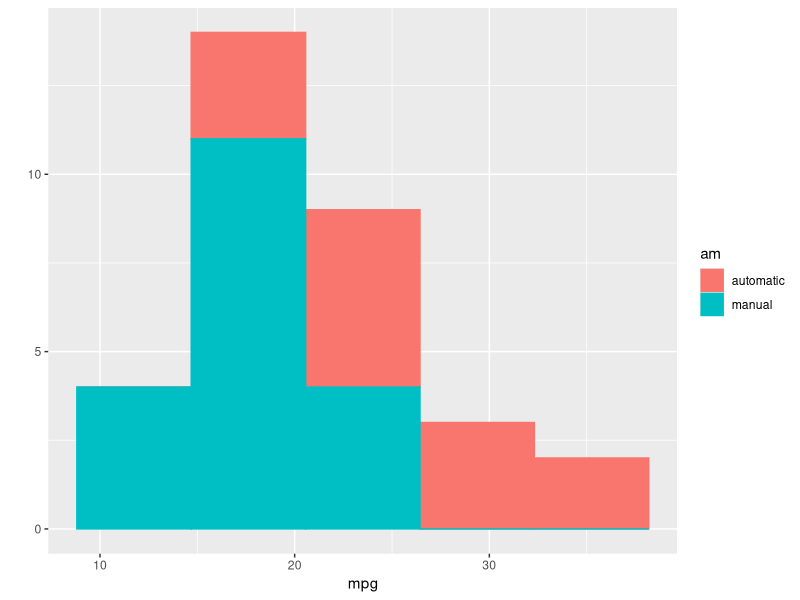

Recreate this plot in R. (Note: this script raises an error after producing the figure.)
install.packages(c("ggplot2", "grid"))
library(ggplot2)
data("mtcars")

mtcars[mtcars$am==1,"am"] <- "automatic"
mtcars[mtcars$am==0,"am"] <- "manual"

qplot(mpg, data = mtcars, geom = "histogram", bins = 5, fill = am, col = am)

cybo <- qplot(as.factor(cyl), mpg, data = mtcars, geom = "boxplot")
cybo <- cybo + facet_wrap(~am)
plot_6a <- cybo <- cybo + labs(title = "Automobile Data", x="Cylinders")

grbo <- qplot(as.factor(gear), mpg, data = mtcars, geom = "boxplot")
grbo <- grbo + facet_wrap(~am)
plot_6b <- grbo <- grbo + labs(title = "Automobile Data", x = "Gears")

hrs <- qplot(mtcars$hp, mpg, data = mtcars)
hrs <- hrs + labs(title = "Automobile Data", x = "Horsepower")
hrs <- hrs + geom_smooth()

plot_15 <- qplot(log(hp), log(mpg), data = mtcars) + geom_smooth()

nhrsbig <- qplot(hp, mpg, data = mtcars, geom = "blank") + facet_grid(gear~am)
plot_17 <- nhrsbig <- nhrsbig + geom_smooth(method = "lm") + geom_point(aes(color=as.factor(cyl)))

pdf("Clark_Ex1.pdf")
plot_5
plot_6a
plot_6b
plot_15
plot_17
dev.off()